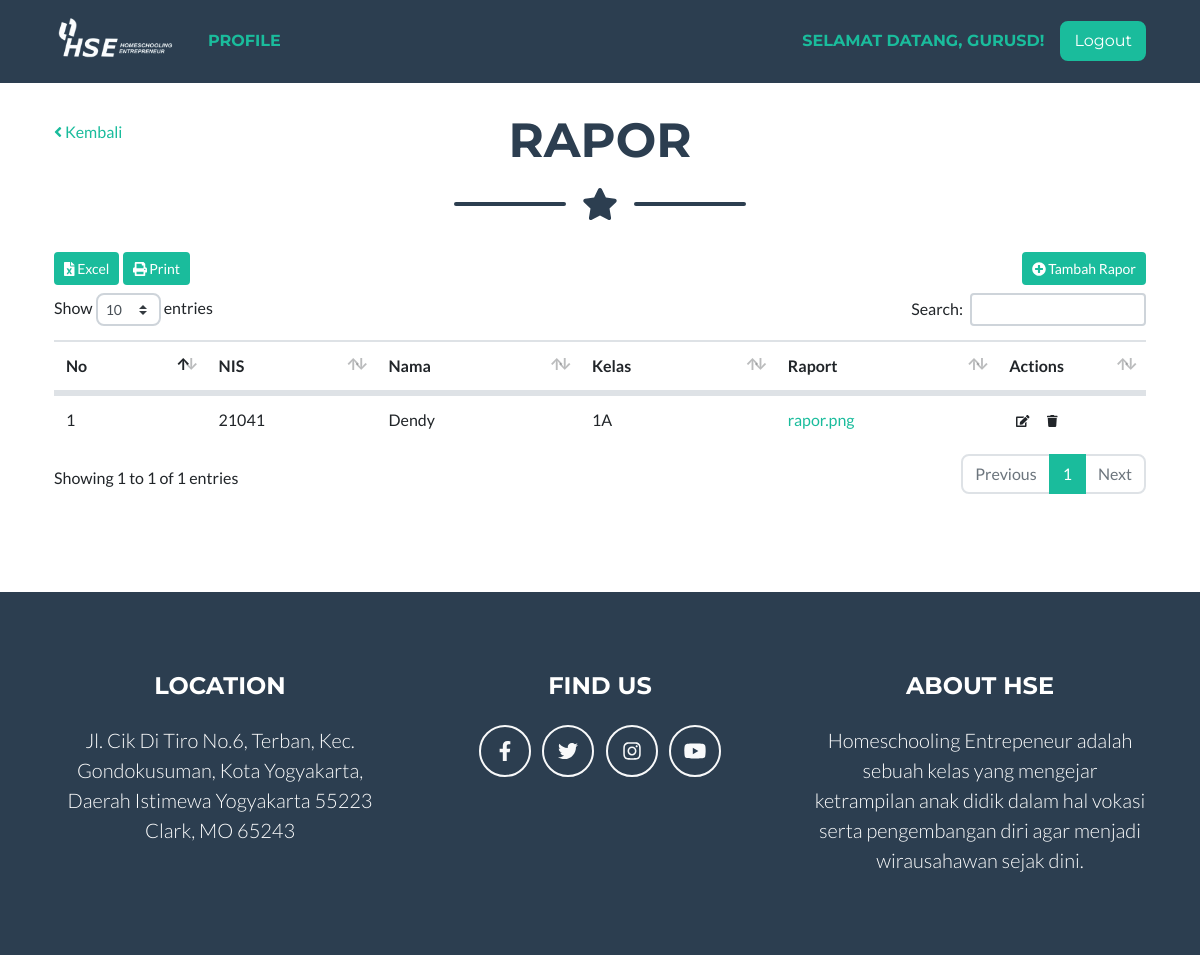
/rapor (signed in), run on an earlier commit of the app's database.
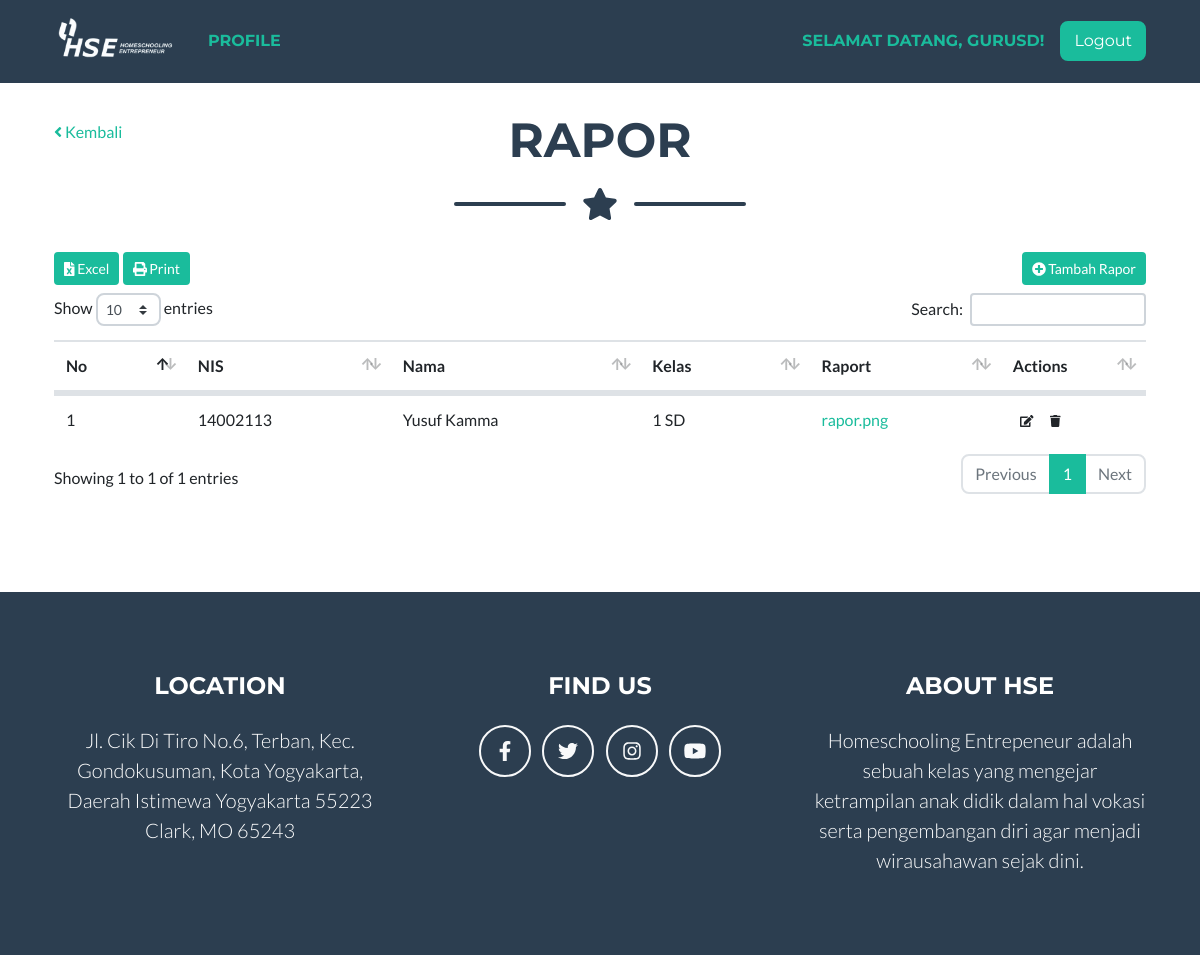
And on a later commit of the database.
### tables this page shows
CREATE TABLE `tb_rapor` (
  `rapor_id` int(11) NOT NULL,
  `rapor_semester` int(11) DEFAULT NULL,
  `rapor_file` varchar(255) DEFAULT NULL,
  `rapor_siswa` int(11) DEFAULT NULL
);

CREATE TABLE `tb_siswa` (
  `siswa_id` int(11) NOT NULL,
  `siswa_nis` varchar(255) DEFAULT NULL,
  `siswa_nama` varchar(255) DEFAULT NULL,
  `siswa_tmp_lahir` varchar(255) DEFAULT NULL,
  `siswa_tgl_lahir` date DEFAULT NULL,
  `siswa_jenis_kelamin` int(11) DEFAULT NULL,
  `siswa_agama` varchar(255) DEFAULT NULL,
  `siswa_anak_ke` int(11) DEFAULT NULL,
  `siswa_alamat` text,
  `siswa_nama_ayah` varchar(255) DEFAULT NULL,
  `siswa_nama_ibu` varchar(255) DEFAULT NULL,
  `siswa_alamat_ortu` text,
  `siswa_nohp_ortu` varchar(255) DEFAULT NULL,
  `siswa_pekerjaan_ayah` varchar(255) DEFAULT NULL,
  `siswa_pekerjaan_ibu` varchar(255) DEFAULT NULL,
  `siswa_nama_wali` varchar(255) DEFAULT NULL,
  `siswa_nohp_wali` varchar(255) DEFAULT NULL,
  `siswa_alamat_wali` text,
  `siswa_pekerjaan_wali` varchar(255) DEFAULT NULL,
  `siswa_jenjang` int(11) DEFAULT NULL,
  `siswa_kelas` int(11) DEFAULT NULL,
  `siswa_semester` varchar(255) DEFAULT NULL,
  `siswa_foto` varchar(255) DEFAULT NULL,
  `siswa_uid` int(11) DEFAULT NULL
);

CREATE TABLE `tb_kelas` (
  `kelas_id` int(11) NOT NULL,
  `kelas_jenjang` int(11) DEFAULT NULL,
  `kelas_tingkat` int(11) DEFAULT NULL,
  `kelas_jurusan` int(11) DEFAULT NULL,
  `kelas_nama` varchar(128) DEFAULT NULL
);

CREATE TABLE `tb_jenjang` (
  `jenjang_id` int(11) NOT NULL,
  `jenjang_nama` varchar(255) DEFAULT NULL
);

### app/core/Controller.php (called while the page is built, shortened)
<?php
class Controller {
	public function model($model) {
		return new $model;
	}
	public function view($view, $data = []) {
		require_once 'app/views/' . $view . '.php';
	}
}

### app/core/App.php (called while the page is built, shortened)
<?php
class App {
  protected $method = 'index';
  protected $params = [];
  public function __construct() {
    $this->controller = new $this->controller;
    call_user_func_array([$this->controller, $this->method], $this->params);
  }
}

### index.php (called while the page is built, shortened)
<?php
$app = new App;

### app/helpers/eda_helper.php (called while the page is built, shortened)
<?php
if (!function_exists('base_url')) {
	function base_url($atRoot=FALSE, $atCore=FALSE, $parse=FALSE){
		if (isset($_SERVER['HTTP_HOST'])) {
			$http = isset($_SERVER['HTTPS']) && strtolower($_SERVER['HTTPS']) !== 'off' ? 'https' : 'http';
			$hostname = $_SERVER['HTTP_HOST'];
			$dir = str_replace(basename($_SERVER['SCRIPT_NAME']), '', $_SERVER['SCRIPT_NAME']);
			$core = preg_split('@/@', str_replace($_SERVER['DOCUMENT_ROOT'], '', realpath(dirname(__FILE__))), NULL, PREG_SPLIT_NO_EMPTY);
			$core = $core[0];
			$tmplt = $atRoot ? ($atCore ? "%s://%s/%s/" : "%s://%s/") : ($atCore ? "%s://%s/%s/" : "%s://%s%s");
			$end = $atRoot ? ($atCore ? $core : $hostname) : ($atCore ? $core : $dir);
			$base_url = sprintf( $tmplt, $http, $hostname, $end );
		}
		else $base_url = 'http://localhost/';
		return $base_url;
	}
}

### app/core/Model.php (called while the page is built, shortened)
<?php
class Model {
	private $host = DB_HOST;
	private $user = DB_USER;
	private $pass = DB_PASS;
	private $db_name = DB_NAME;
	private $dbh;
	private $stmt;
	public function __construct() {
		$dsn = 'mysql:host=' . $this->host . ';dbname=' . $this->db_name;
		$option = [
			PDO::ATTR_PERSISTENT => true,
			PDO::ATTR_ERRMODE => PDO::ERRMODE_EXCEPTION
		];
		try {
			$this->dbh = new PDO($dsn, $this->user, $this->pass, $option);
		} catch (PDOException $e) {
			die($e->getMessage());
		}
	}
	public function query($query) {
		$this->stmt = $this->dbh->prepare($query);
	}
	public function bind($param, $value, $type = NULL) {
		if (is_null($type)) {
			switch (true) {
				default:
					$type = PDO::PARAM_STR;
			}
		}
		$this->stmt->bindValue($param, $value, $type);
	}
	public function execute() {
		$this->stmt->execute();
	}
	public function result() {
		$this->execute();
		return $this->stmt->fetchAll(PDO::FETCH_ASSOC);
	}
	public function row() {
		$this->execute();
		return $this->stmt->fetch(PDO::FETCH_OBJ);
	}
}

### app/models/Rapor_model.php (called while the page is built, shortened)
<?php
class Rapor_model {
	private $table = 'tb_rapor';
	private $db;
	public function __construct() {
		$this->db = new Model;
	}
	public function get_by($jenjang = NULL, $siswa = NULL, $single = FALSE) {
		$this->db->query(
			"SELECT * FROM "
			. $this->table .
			" INNER JOIN tb_siswa ON siswa_id = rapor_siswa " .
			" INNER JOIN tb_jenjang ON jenjang_id = siswa_jenjang " .
			" INNER JOIN tb_kelas ON kelas_id = siswa_kelas " .
			" INNER JOIN tb_tingkat ON tingkat_id = kelas_tingkat "
			. (!is_null($jenjang) ? " WHERE " . $jenjang[0] . '=:' . $jenjang[0] : "")
			. (!is_null($siswa) ? " AND " . $siswa[0] . '=:' . $siswa[0] : "")
			. ""
		);
		if (!is_null($jenjang)) {
			$this->db->bind($jenjang[0], $jenjang[1]);
		}
		if ($single) {
			$method = $this->db->row();
		} else {
			$method = $this->db->result();
		}
		return $method;
	}
}

### app/models/Guru_model.php (called while the page is built, shortened)
<?php
class Guru_model {
	private $table = 'tb_guru';
	private $db;
	public function __construct() {
		$this->db = new Model;
	}
	public function get_by($by) {
		$this->db->query('SELECT * FROM ' . $this->table . ' WHERE '.$by[0].'=:'.$by[0]);
		$this->db->bind($by[0], $by[1]);
		return $this->db->row();
	}
}

### app/views/rapor/v_rapor.php (the view, shortened to what the changed rows need)
<link rel="stylesheet" href="<?php echo base_url(); ?>assets/plugins/datatables/css/dataTables.bootstrap4.min.css">
<link rel="stylesheet" href="<?php echo base_url(); ?>assets/plugins/datatables/css/buttons.dataTables.min.css">
<?php if ($_SESSION['role'] != 3) : ?>
<link href="<?php echo base_url(); ?>assets/plugins/select2/select2.css" rel="stylesheet" />
<link href="<?php echo base_url(); ?>assets/plugins/select2/select2-bootstrap.css" rel="stylesheet" />
<?php endif; ?>
<?php if ($_SESSION['role'] == 1) { ?>
<div id="page-wrapper">
    <div class="container-fluid">
        <div class="row">
            <div class="col-md-12">
                <h1><i class="fa fa-home fa-fw"></i> Data Rapor Siswa</h1>
                <ol class="breadcrumb">
                    <li class="active">
                        <i class="fa fa-dashboard"></i> Dashboard
                    </li>
                    <li>Data Rapor Siswa</li>
                </ol>
            </div>
        </div>
<?php } else { ?>
<section class="page-section portfolio mt-4" id="portfolio">
    <div class="container">
        <div class="row">
            <div class="col-md-8">
                <h2 class="page-section-heading text-center text-uppercase text-secondary mb-0">Rapor</h2>
            </div>
        </div>
<?php } ?>
        <div class="row">
            <div class="col-md-12">
                <div class="table-responsive">
                    <table id="tblRapor" class="table table-borered table-hover">
                        <thead>
                            <tr>
                                <th>No</th>
                                <th>NIS</th>
                                <th>Nama</th>
                                <th>Kelas</th>
                                <th>Raport</th>
                                <?php if ($_SESSION['role'] != 3) : ?>
                                <th style="max-width: 8vw;">Actions</th>
                                <?php endif; ?>
                            </tr>
                        </thead>
                        <tbody>
                            <?php foreach($data['rapor'] as $key => $rapor) : ?>
                                <tr>
                                    <td><?php echo $key + 1; ?></td>
                                    <td><?php echo $rapor['siswa_nis']; ?></td>
                                    <td><?php echo $rapor['siswa_nama']; ?></td>
                                    <td><?php echo $rapor['kelas_nama']; ?></td>
                                    <td><a href="<?php echo base_url(); ?>uploads/rapor/<?php echo $rapor['rapor_file']; ?>"><?php echo $rapor['rapor_file']; ?></a></td>
                                    <?php if ($_SESSION['role'] != 3) : ?>
                                    <td>
                                        <button class="btn btn-default btn-xs"><i class="fa fa-edit" data-id="<?php echo $rapor['rapor_id']; ?>" data-jenjang="<?php echo $rapor['jenjang_id']; ?>" data-siswa="<?php echo $rapor['siswa_id']; ?>" data-semester="<?php echo $rapor['rapor_semester']; ?>" data-file="<?php echo $rapor['rapor_file']; ?>" onclick="edit(this)"></i></button>
                                        <button class="btn btn-default btn-xs"><i class="fa fa-trash" data-id="<?php echo $rapor['rapor_id']; ?>" data-jenjang="<?php echo $rapor['jenjang_id']; ?>" onclick="hapus(this)"></i></button>
                                    </td>
                                    <?php endif; ?>
                                </tr>
                            <?php endforeach; ?>
                        </tbody>
                    </table>
                </div>
            </div>
        </div>
    </div>
<?php if ($_SESSION['role'] == 1) { ?>
    </div>
<?php } else { ?>
</section>
<?php } ?>

What changed in the data, as far as the page shows it:
changed through a linked row, tb_rapor "rapor.png": rapor_siswa.siswa_nis "21041" → "14002113"; rapor_siswa.siswa_nama "Dendy" → "Yusuf Kamma"; tb_kelas.kelas_nama "1A" → "1 SD"
